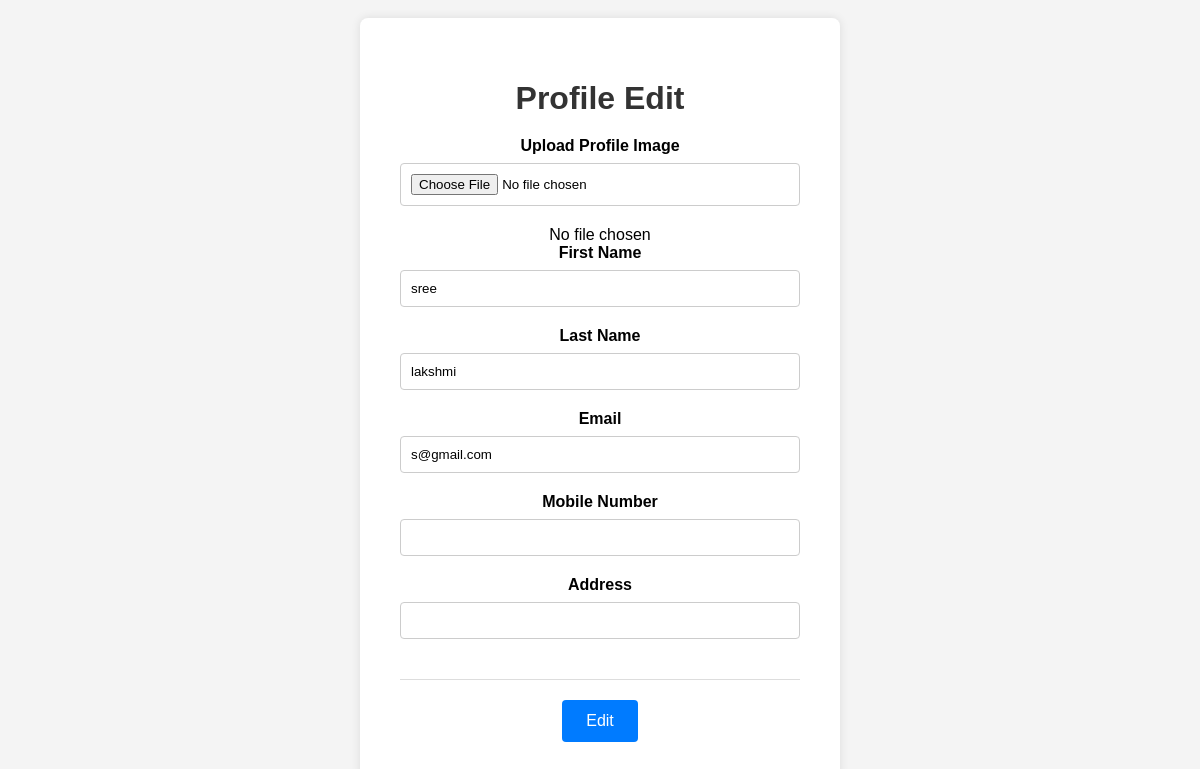
The page /edit_profile (signed in) on the database its author committed.
### myApp/models.py (models this page shows)
class User(AbstractUser):
    class Role(models.TextChoices):
        ADMIN="ADMIN",'ADMIN'
        USER="USER",'User'
    role = models.CharField(max_length=50,choices=Role.choices)

### myApp/views.py (the view, shortened to what this page needs)
# urls.py: path('edit_profile',views.edit_profile,name="edit_profile"),
def edit_profile(request):
    return render(request, 'edit_profile.html', {'user': request.user})

### templates/edit_profile.html (shortened to what this page needs)
<!DOCTYPE html>
<html lang="en">
<head>
</head>
<body>
    <div class="container">
        <h1>Profile Edit</h1>
        <form method="post" action="" enctype="multipart/form-data">
            <label for="user-image">Upload Profile Image</label>
            <input type="file" name="image" id="user-image" class="form-control" accept="image/*" onchange="updateImageLabel()" {% if not user_profile.image %}required{% endif %} readonly>
            <span id="image-label">{% if user_profile.image %}{{ user_profile.image.name }}{% else %}No file chosen{% endif %}</span>
            <label for="first-name">First Name</label>
            <input type="text" name="first_name" id="first-name" class="form-control" value="{{ user.first_name}}" required>
            <label for="last-name">Last Name</label>
            <input type="text" name="last_name" id="last-name" class="form-control" value="{{ user.last_name}}"required>
            <label for="email">Email</label>
            <input type="text" name="email" id="email" class="form-control" value="{{ user.email}}"required>
            <label for="mobile">Mobile Number</label>
            <input type="text" name="mobile" id="mobile" class="form-control" value="{{ user.phone}}"required>
            <label for="address">Address</label>
            <input type="text" name="address" id="address" class="form-control" value="{% if user_profile.address %}{{ user_profile.address }}{% endif %}" {% if not user_profile.address %}required{% endif %} readonly>
            <hr>
            <div class="btn-group">
                {% if created %}
                    <button type="submit" class="btn btn-success">Save</button>
                {% else %}
                    <button type="button" class="btn btn-primary" id="edit-button">Edit</button>
                {% endif %}
            </div>
        </form>
    </div>
</body>
</html>

### templates/edit_profile.html (style rules this page uses)
body { font-family: 'Arial', sans-serif; background-color: #f4f4f4; margin: 0; padding: 0; display: flex; align-items: center; justify-content: center; min-height: 100vh; }
.container { background-color: #fff; padding: 40px; border-radius: 8px; box-shadow: 0 0 10px rgba(0, 0, 0, 0.1); width: 400px; text-align: center; }
h1 { font-weight: bold; color: #333; margin-bottom: 20px; }
form { margin-top: 20px; display: flex; flex-direction: column; }
label { font-weight: bold; margin-bottom: 8px; }
.form-control { width: 100%; padding: 10px; margin-bottom: 20px; border: 1px solid #ccc; border-radius: 4px; box-sizing: border-box; }
hr { border: 0; height: 1px; background: #ddd; margin: 20px 0; }
.btn-group { display: flex; justify-content: space-around; align-items: center; }
.btn { padding: 12px 24px; font-size: 16px; cursor: pointer; border: none; border-radius: 4px; transition: background-color 0.3s ease; }
.btn-primary { background-color: #007bff; color: #fff; }

### rows shown on the page
User: first_name "sree", last_name "lakshmi", email "s@gmail.com"
